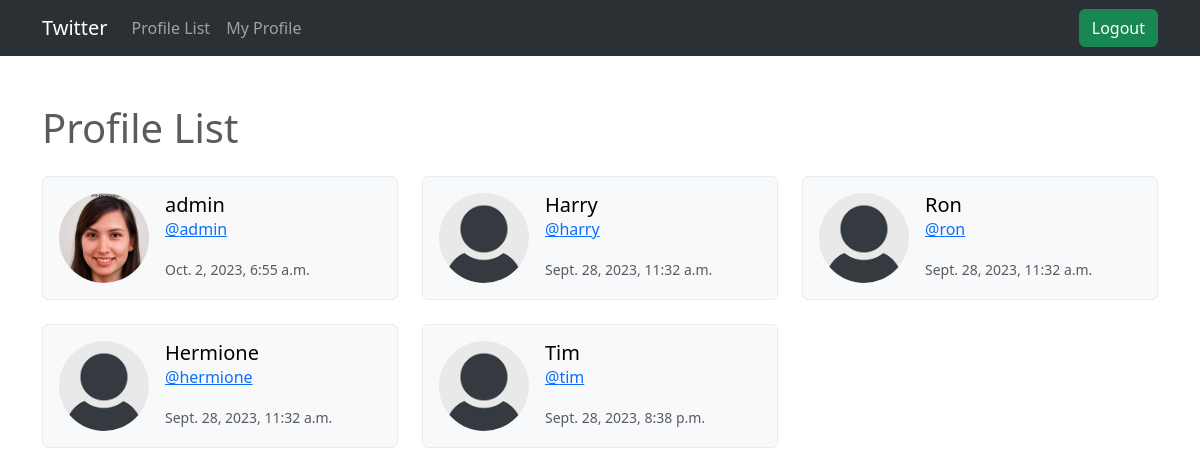
Screenshot of /profile_list/ (signed in) with the database file from the repository.
### main/models.py (models this page shows, shortened)
class Profile(models.Model):
    user = models.OneToOneField(User, on_delete=models.CASCADE)
    follows = models.ManyToManyField(
        'self', related_name='followed_by', symmetrical=False, blank=True)
    date_modified = models.DateTimeField(User, auto_now=True)
    profile_image = models.ImageField(
        null=True, blank=True, upload_to='images/')

### main/views.py (the view)
# urls.py: path('profile_list/', views.profile_list, name='profile_list'),
def profile_list(request):
    if request.user.is_authenticated:
        profiles = Profile.objects.exclude(user=request.user)
        context = {"profiles": profiles}
        return render(request, 'profile_list.html', context)
    else:
        messages.success(request, ('You must be logged in to view this page!'))
        return redirect('home')

### main/templates/profile_list.html
{% extends "base.html" %} {% load static %} {% block content %}
<h1 class="text-muted my-4">Profile List</h1>
{% if profiles %}
<div class="row row-cols-1 row-cols-md-2 row-cols-lg-3 row-cols-xl-3 g-4">
  {% for profile in profiles %}
  <div class="col">
    <div class="card text-bg-light border border-light-subtle">
      <div class="card-body">
        <div class="d-flex gap-3">
          {% if profile.profile_image %}
          <img
            src="{{profile.profile_image.url}}"
            style="width: 90px; height: 90px"
            class="rounded-circle object-fit-cover"
            alt="profile image" />
          {% else %}
          <img
            src="{% static 'images/default_profile_pic.png' %}"
            style="width: 90px; height: 90px"
            class="rounded-circle object-fit-cover"
            alt="profile image" />
          {% endif %}
          <div>
            <h5 class="card-title m-0">{{profile.user.username}}</h5>
            <p class="card-text">
              <a
                class="stretched-link"
                href="{% url 'profile' profile.user.id %}"
                >@{{profile.user.username|lower}}</a
              >
            </p>
            <p class="card-text m-0">
              <small class="text-body-secondary"
                >{{profile.date_modified}}</small
              >
            </p>
          </div>
        </div>
      </div>
    </div>
  </div>
  {% endfor %}
</div>
{% endif %} {% endblock %}

### rows the page displays
Profile: profile_image (picture), user.username "admin", date_modified "Oct. 2, 2023, 6:55 a.m."
Profile: user.username "Harry", user.username "harry", date_modified "Sept. 28, 2023, 11:32 a.m."
Profile: user.username "Ron", user.username "ron", date_modified "Sept. 28, 2023, 11:32 a.m."
Profile: user.username "Hermione", user.username "hermione", date_modified "Sept. 28, 2023, 11:32 a.m."
Profile: user.username "Tim", user.username "tim", date_modified "Sept. 28, 2023, 8:38 p.m."
